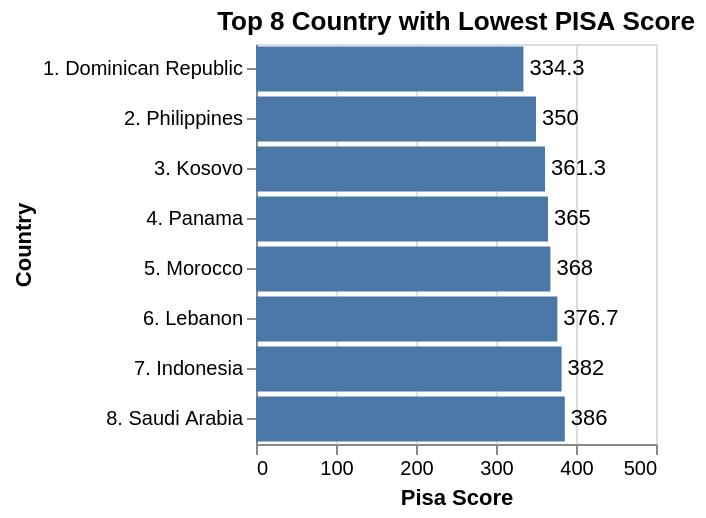

Vega-Lite specification stored for this chart:
### Vega-Lite specification from a JSON file in a GitHub repository (floating-point values rounded to 4 significant figures)
{"$schema": "https://vega.github.io/schema/vega-lite/v5.json", "title": "Top 8 Country with Lowest PISA Score", "width": 200, "height": 200, "data": {"values": [{"country": "1. Dominican Republic", "Pisa Score": 334.3}, {"country": "2. Philippines ", "Pisa Score": 350.0}, {"country": "3. Kosovo", "Pisa Score": 361.3}, {"country": "4. Panama", "Pisa Score": 365.0}, {"country": "5. Morocco", "Pisa Score": 368.0}, {"country": "6. Lebanon", "Pisa Score": 376.7}, {"country": "7. Indonesia", "Pisa Score": 382.0}, {"country": "8. Saudi Arabia", "Pisa Score": 386}]}, "encoding": {"y": {"field": "country", "type": "nominal", "title": "Country"}, "x": {"field": "Pisa Score", "type": "quantitative", "scale": {"domain": [0, 500]}}}, "layer": [{"params": [{"name": "brush", "select": {"type": "interval", "encodings": ["y"]}}], "mark": "bar"}, {"mark": {"type": "text", "align": "left", "baseline": "middle", "dx": 3}, "encoding": {"text": {"field": "Pisa Score", "type": "quantitative"}}}, {"transform": [{"filter": {"param": "brush"}}], "mark": "rule", "encoding": {"x": {"datum": ""}, "color": {"value": "firebrick"}, "size": {"value": 3}}}]}
